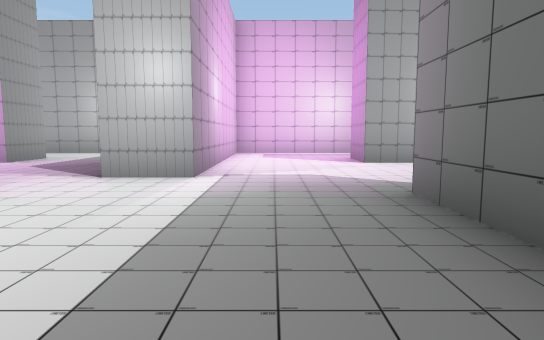
View 1 (above)

22 first-person views from a walk through a Unity game level. The camera is 1.2 m above the floor, tilts 6° down and sees 75° across. The floor is counted in squares, 2 m on a side. Each view is taken from the middle of a square. On the plan, view 1 faces up. The plan holds only what a view shows up to about 10 squares ahead; the rest is blank. The player character is not drawn. Door leaves are left out, so doorways stand open.

View 2
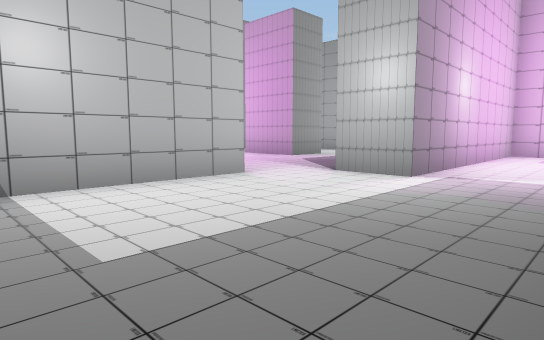

View 3
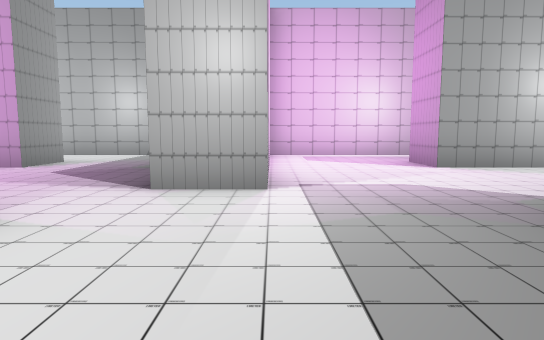

View 4
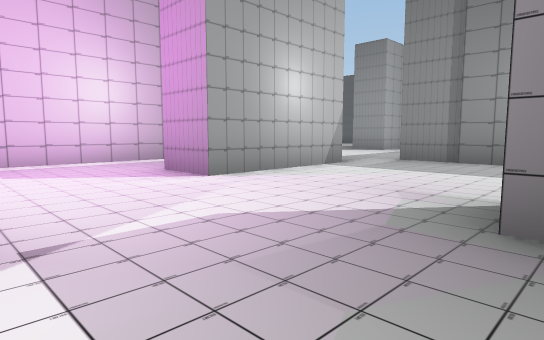

View 5
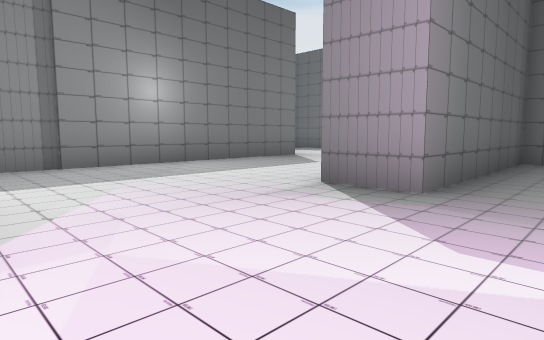

View 6
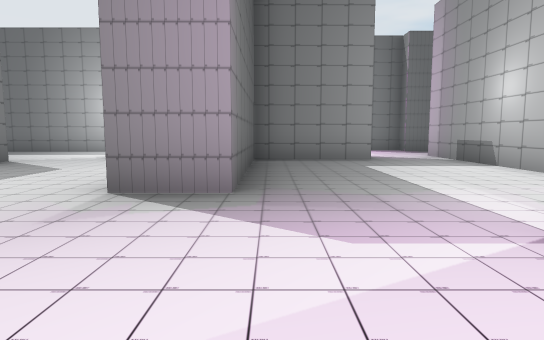

View 7
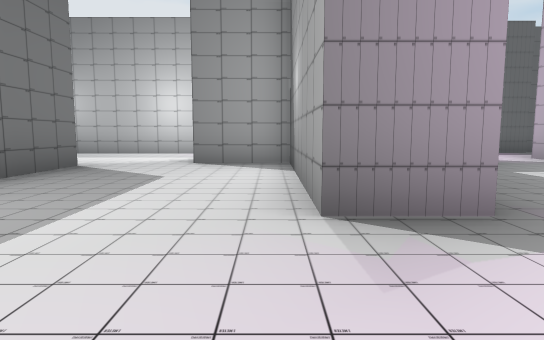

View 8
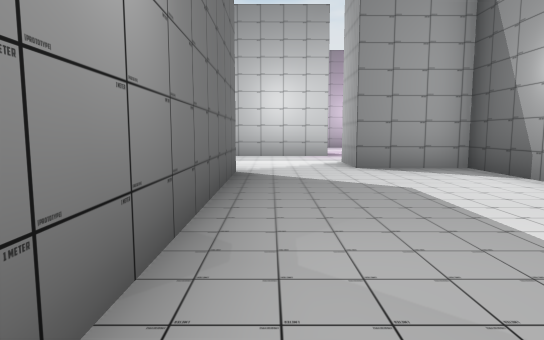

View 9
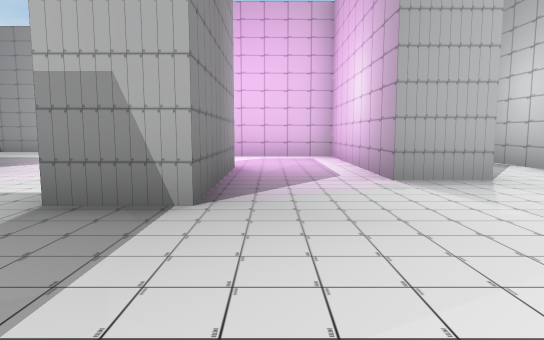

View 10
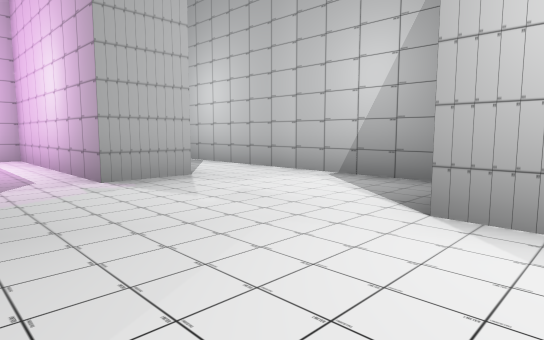

View 11
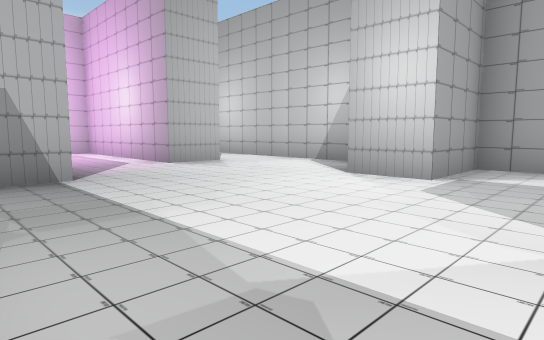

View 12
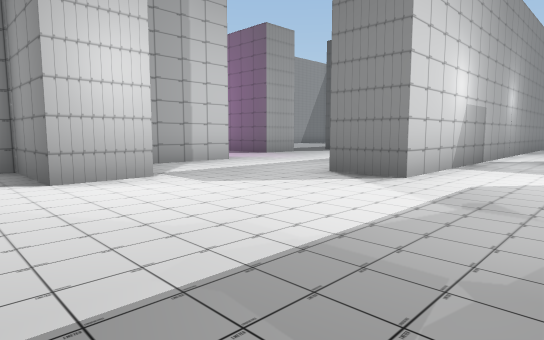

View 13
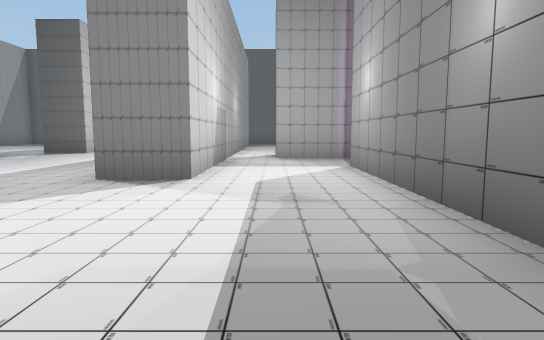

View 14
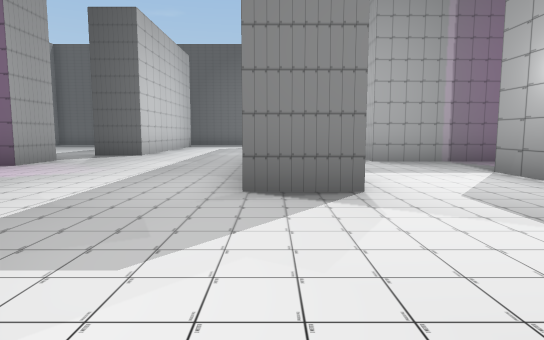

View 15
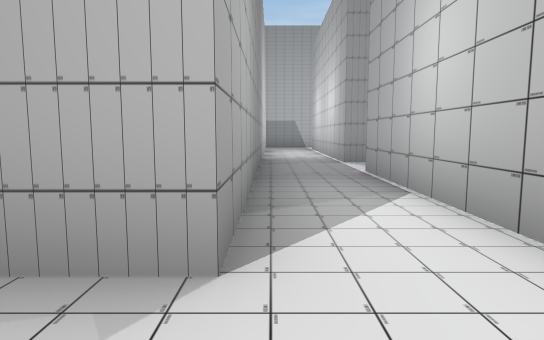

View 16
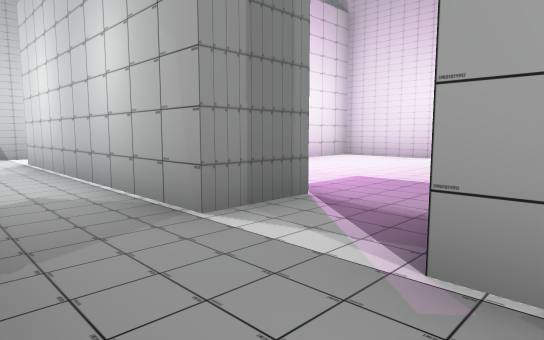

View 17
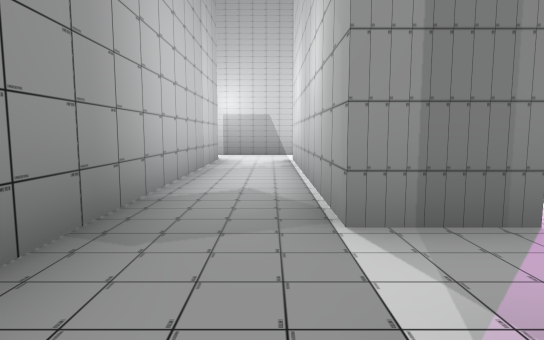

View 18
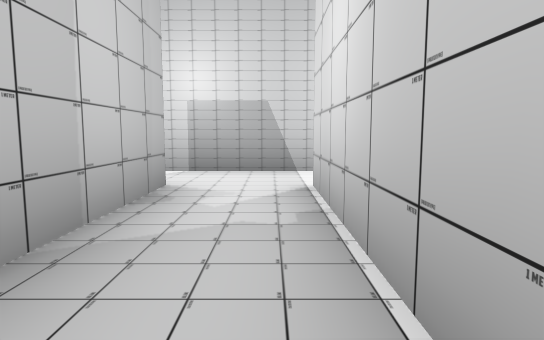

View 19
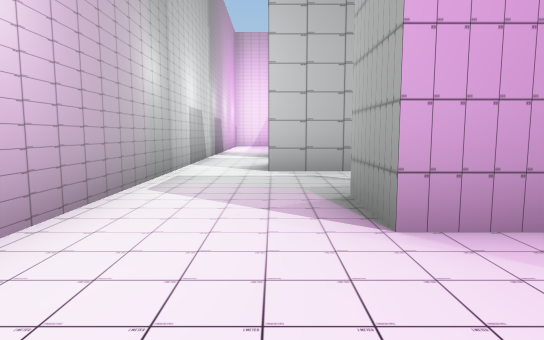

View 20
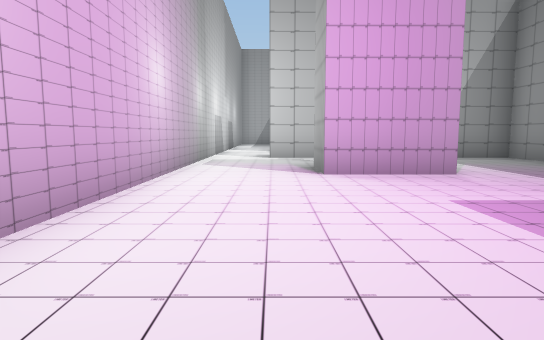

View 21
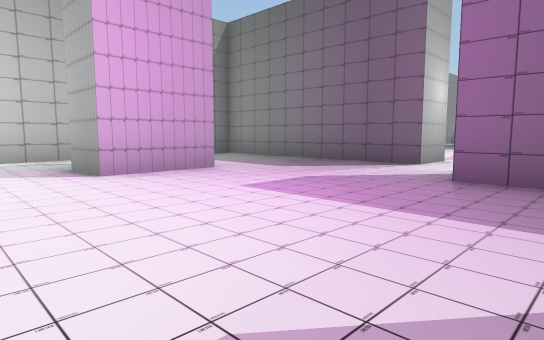

View 22
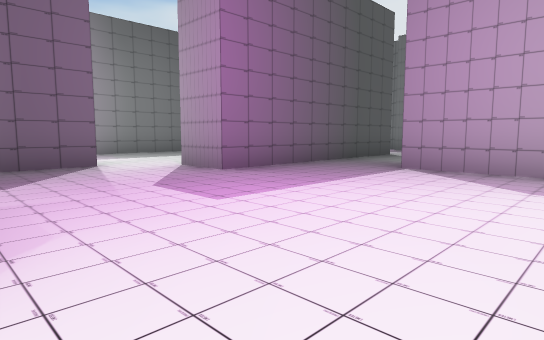

### Floor plan
Points are (right, up) in squares from view 1. A wall is a line through its corners. A room is listed if a view was taken in it or the views show most of it. See-through windows are left out.
Room 1 (views 1, 2, 3, 4)
walls: (-1.4, -1) (1.4, -1) (1.4, 3.5); (-3.1, 3.5) (-3.1, -2.4); (-1, 4.7) (-2.3, 4.7)
ways out: opening at (0.5, 4) to room 3; opening at (-3, 4) to room 5; opening at (-2, -1.5)
Room 2 (views 5, 6)
walls: (1.9, 7.1) (1.9, 8.4) (3.4, 8.4); (3.6, 10.5) (-1, 10.5) (-1, 6.4)
ways out: opening at (0.5, 7.5) to room 3; opening at (2.5, 9.5) to room 4
Room 3 (views 7, 8)
walls: (1.4, 3.5) (2.6, 3.5) (2.6, -1) (4.6, -1); (5.1, 7.1) (1.9, 7.1); (6.6, -0.5) (6.6, 6.6); (-1, 6.4) (-1, 4.7)
ways out: opening at (0.5, 4) to room 1; opening at (0.5, 7.5) to room 2; opening at (6, 7) to room 4; opening at (5.5, -0.5)
Room 4 (views 9, 10, 11, 12, 13, 14, 15, 16, 17, 18)
walls: (3.4, 8.4) (5.1, 8.4) (5.1, 7.1); (8.3, 11.6) (7, 11.6) (7, 13.5) (-0.6, 13.5); (7.8, 6.6) (12.5, 6.6); (-2.2, 13.5) (-8.1, 13.5); (12.6, 9) (10.6, 9) (10.6, 10.4); (-8.1, 11.8) (3.6, 11.8) (3.6, 10.5); (-9.5, 13.5) (-9.5, 11.5)
ways out: opening at (2.5, 9.5) to room 2; opening at (6, 7) to room 3; opening at (-9, 11) to room 6; opening at (11.5, 7.5) to room 7; opening at (-9, 14); opening at (-1.5, 14); opening at (9.5, 11.5)
Room 5 (views 19, 20, 21)
walls: (-5.3, 8.4) (-5.3, 7.1) (-7.2, 7.1); (-2.3, 4.7) (-2.3, 10.5) (-5.4, 10.5); (-9.5, 6.6) (-9.5, 3.9); (-8.2, 1.2) (-6.2, 1.2); (-4.3, -0.4) (-4.3, 3.5) (-3.1, 3.5)
ways out: opening at (-3, 4) to room 1; opening at (-8.5, 7.5) to room 6; opening at (-6.5, 9.5) to room 6; opening at (-5.5, 0.5)
Room 6 (view 22)
walls: (-7.2, 7.1) (-7.2, 8.4); (-9.5, 11.5) (-9.5, 6.6); (-5.4, 10.5) (-8.1, 10.5)
ways out: opening at (-9, 11) to room 4; opening at (-8.5, 7.5) to room 5; opening at (-6.5, 9.5) to room 5
Room 7 (no view inside)
walls: (14.4, 5.2) (14.4, 7.9) (15, 7.9); (15, 9) (12.6, 9)
ways out: opening at (11.5, 7.5) to room 4; opening at (13.5, 6); gap at (15, 8)

Where each view was taken, in squares from view 1:
view 1: 0 up, 0 right, facing up
view 2: 0 up, 1 right, facing up-left
view 3: 1 up, 1 left, facing up
view 4: 3 up, 1 left, facing up-right
view 5: 7 up, 0 right, facing down-right
view 6: 7 up, 1 right, facing down
view 7: 6 up, 3 right, facing down
view 8: 5 up, 6 right, facing down
view 9: 9 up, 8 right, facing left
view 10: 9 up, 8 right, facing up-left
view 11: 7 up, 10 right, facing up-left
view 12: 7 up, 6 right, facing up-right
view 13: 8 up, 6 right, facing right
view 14: 10 up, 7 right, facing right
view 15: 12 up, 5 right, facing left
view 16: 12 up, 0 right, facing up-left
view 17: 13 up, 0 right, facing left
view 18: 13 up, 4 left, facing left
view 19: 5 up, 8 left, facing up
view 20: 2 up, 8 left, facing up
view 21: 2 up, 9 left, facing up-right
view 22: 7 up, 9 left, facing down-right
